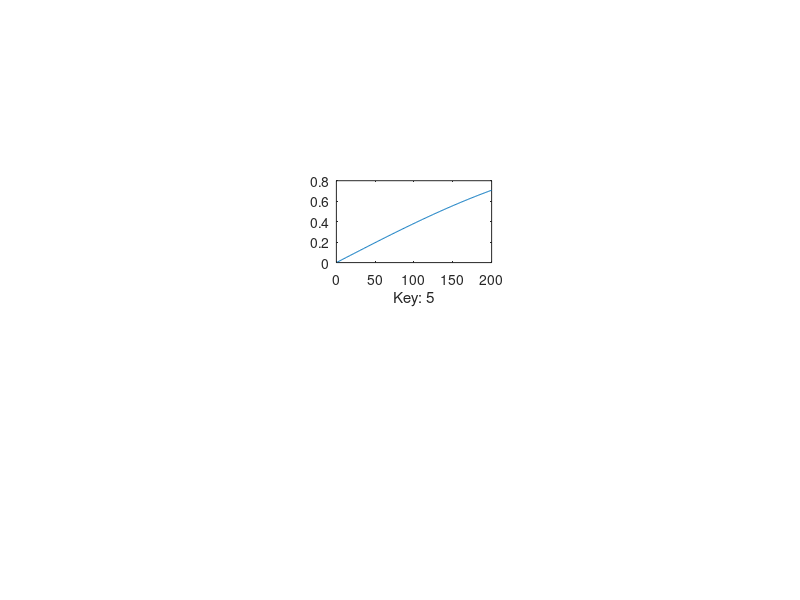

This figure's MATLAB source:
clc;
close all;
clear all;

Fs = 8000;
t = 0.5; % 0.5 seconds duration
N = 1:ceil(t*Fs);

disp('Given 4 Low Frequencies');
w = input('Low Frequency 1st (ex- 697): ');
x = input('Low Frequency 2nd (ex- 770): ');
y = input('Low Frequency 3rd (ex- 852): ');
z = input('Low Frequency 4th (ex- 941): ');
R = [w, x, y, z];

disp('Given 3 High Frequencies');
x1 = input('High Frequency 1st (ex- 1209): ');
x2 = input('High Frequency 2nd (ex- 1336): ');
x3 = input('High Frequency 3rd (ex- 1477): ');
C = [x1, x2, x3];

[Ra,Ca] = meshgrid(R,C);
Rb = 2*pi*(Ra(:)/Fs);
Cb = 2*pi*(Ca(:)/Fs);

% ?????? ??????? ????? ?????????? 2 ????? ??? ??? ???
T = (sin(Rb*N) + sin(Cb*N)) / 2;
J = '123456789*0#';

% ????? ????? ???? ?? ??? ?????? ????? ????? ????? ?????? ???
I = input('Enter keys/s [0:9*#]: ','s');
assert(all(ismember(I,J)),'An invalid key was entered');

for k = 1:numel(I)
    X = strfind(J, I(k));
    subplot(4, 3, X);
    
    % ???? ????? ???????? ????? ???? ????? ??? ???????? ???? ??? ???
    plot(T(X, 1:min(200, length(T)))); 
    
    % ??? ???? ???? ?????? ?? ??????? ???? ??????
    xlabel(sprintf('Key: %c', I(k)));
    
    % ????????? Fs-? ?????? ???? ??? ???
    sound(T(X,:), Fs);
    
    pause(0.5);
end
    
